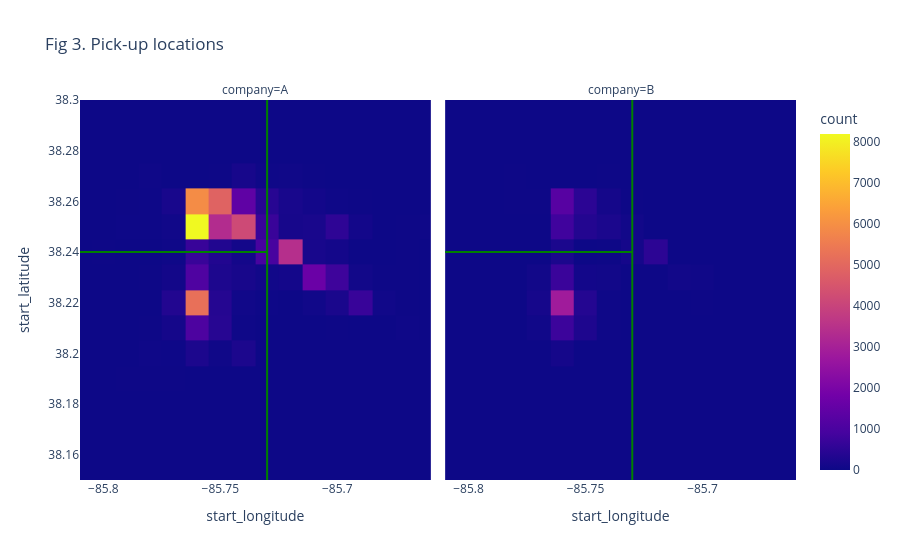

The cell this chart's notebook holds for it:
### Markdown cell above
### Fig 3-4. Ride Locations
* Both companies operate in the same region (Louisville, Kentucky), confirmed by matching their coordinates on google maps
* Similar popular pickup areas, peaks at 
    * Downtown (yellow box in Fig 4)
    * University (orange box in Fig 4)
    * Residential (magenta box in Fig 4)
* Distinct highest pickup locations
    * Company A: Downtown
    * Company B: University
* Note
    * Data taking period is different between two company, so the effect may include seasonality

#### Area Segmentation
* Green lines segment the area into three groups for this analysis:
    * (start_longitude < -85.73) && (start_latitude > 38.24): Downtown area
    * (start_longitude < -85.73) && (start_latitude <= 38.24): University area
    * (start_longitude >= -85.73): Residential area
* Note
    * 0.01 degree in latitude or longitude corresponds to approximately 1 mile
    * Considering majorities of ride distances are less than 2 miles, most rides in one peak area are not likely to reach to a different peak area
    * To avoid confusion, the geographical coverage of the Fig 4. larger than that of Fig 3, having different height-width ratio

### Code cell
# Scale degrees in miles
print('0.01 degree corresponds to', get_distance_meters(0.01,0.01,0,0)/miles_to_meters, ' miles')

# Draw a 2D histogram for a pick up location (ride start location)
fig = px.density_heatmap(
    df, x="start_longitude", y="start_latitude", 
    range_x=[-85.81, -85.66], range_y=[38.15, 38.30],
    facet_col="company",
    title="Fig 3. Pick-up locations"
    )
# Add area segmentation lines
fig.add_trace(go.Scatter(
    mode='lines', x= [-85.9, -85.73], y= [38.24, 38.24],
    line=dict(color='green',width=2), showlegend=False
    ), row="all", col="all"
    ).add_trace(go.Scatter(
    mode='lines', x= [-85.73, -85.73], y= [38.1, 38.4],
    line=dict(color='green',width=2), showlegend=False
   ), row="all", col="all")
fig.show()

# Overlay area segmentation lines on the google map
from IPython.display import Image, display
display(Image('fig/gmap.jpg'))

### Figure 1 — Plotly figure (JSON) as saved in the notebook; plotly's stock layout.template omitted (floating-point values rounded to 4 significant figures; data arrays with more than 128 entries replaced by an {"elided": "..."} marker saying what was removed)
{"data": [{"coloraxis": "coloraxis", "hovertemplate": "company=A<br>start_longitude=%{x}<br>start_latitude=%{y}<br>count=%{z}<extra></extra>", "name": "", "type": "histogram2d", "x": {"elided": "50858 float values"}, "xaxis": "x", "xbingroup": "x", "y": {"elided": "50858 float values"}, "yaxis": "y", "ybingroup": "y"}, {"coloraxis": "coloraxis", "hovertemplate": "company=B<br>start_longitude=%{x}<br>start_latitude=%{y}<br>count=%{z}<extra></extra>", "name": "", "type": "histogram2d", "x": {"elided": "10165 float values"}, "xaxis": "x2", "xbingroup": "x", "y": {"elided": "10165 float values"}, "yaxis": "y2", "ybingroup": "y"}, {"line": {"color": "green", "width": 2}, "mode": "lines", "showlegend": false, "type": "scatter", "x": [-85.9, -85.73], "xaxis": "x", "y": [38.24, 38.24], "yaxis": "y"}, {"line": {"color": "green", "width": 2}, "mode": "lines", "showlegend": false, "type": "scatter", "x": [-85.9, -85.73], "xaxis": "x2", "y": [38.24, 38.24], "yaxis": "y2"}, {"line": {"color": "green", "width": 2}, "mode": "lines", "showlegend": false, "type": "scatter", "x": [-85.73, -85.73], "xaxis": "x", "y": [38.1, 38.4], "yaxis": "y"}, {"line": {"color": "green", "width": 2}, "mode": "lines", "showlegend": false, "type": "scatter", "x": [-85.73, -85.73], "xaxis": "x2", "y": [38.1, 38.4], "yaxis": "y2"}], "layout": {"annotations": [{"font": {}, "showarrow": false, "text": "company=A", "x": 0.245, "xanchor": "center", "xref": "paper", "y": 1, "yanchor": "bottom", "yref": "paper"}, {"font": {}, "showarrow": false, "text": "company=B", "x": 0.755, "xanchor": "center", "xref": "paper", "y": 1, "yanchor": "bottom", "yref": "paper"}], "coloraxis": {"colorbar": {"title": {"text": "count"}}, "colorscale": [[0, "#0d0887"], [0.1111, "#46039f"], [0.2222, "#7201a8"], [0.3333, "#9c179e"], [0.4444, "#bd3786"], [0.5556, "#d8576b"], [0.6667, "#ed7953"], [0.7778, "#fb9f3a"], [0.8889, "#fdca26"], [1, "#f0f921"]]}, "legend": {"tracegroupgap": 0}, "title": {"text": "Fig 3. Pick-up locations"}, "xaxis": {"anchor": "y", "domain": [0, 0.49], "range": [-85.81, -85.66], "title": {"text": "start_longitude"}}, "xaxis2": {"anchor": "y2", "domain": [0.51, 1], "matches": "x", "range": [-85.81, -85.66], "title": {"text": "start_longitude"}}, "yaxis": {"anchor": "x", "domain": [0, 1], "range": [38.15, 38.3], "title": {"text": "start_latitude"}}, "yaxis2": {"anchor": "x2", "domain": [0, 1], "matches": "y", "showticklabels": false}}}
